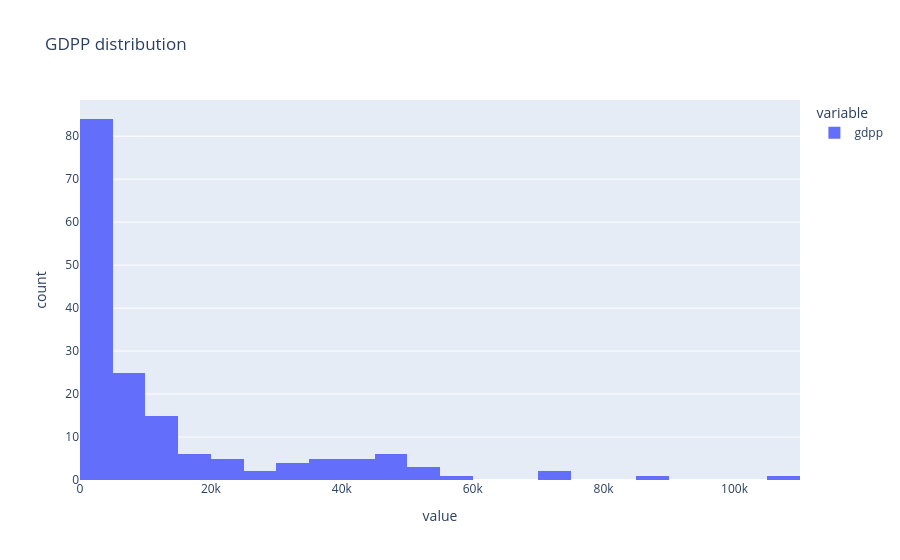

Notebook source saved alongside this figure:
### Code cell
# GDPP (Pib per capita)
px.histogram(df_countries.gdpp, title="GDPP distribution")

### Figure 1 — Plotly figure (JSON) as saved in the notebook; plotly's stock layout.template omitted (floating-point values rounded to 4 significant figures; data arrays with more than 128 entries replaced by an {"elided": "..."} marker saying what was removed)
{"data": [{"bingroup": "x", "hovertemplate": "variable=gdpp<br>value=%{x}<br>count=%{y}<extra></extra>", "legendgroup": "gdpp", "marker": {"color": "#636efa", "pattern": {"shape": ""}}, "name": "gdpp", "orientation": "v", "showlegend": true, "type": "histogram", "x": {"elided": "165 int values"}, "xaxis": "x", "yaxis": "y"}], "layout": {"barmode": "relative", "legend": {"title": {"text": "variable"}, "tracegroupgap": 0}, "title": {"text": "GDPP distribution"}, "xaxis": {"anchor": "y", "domain": [0, 1], "title": {"text": "value"}}, "yaxis": {"anchor": "x", "domain": [0, 1], "title": {"text": "count"}}}}
